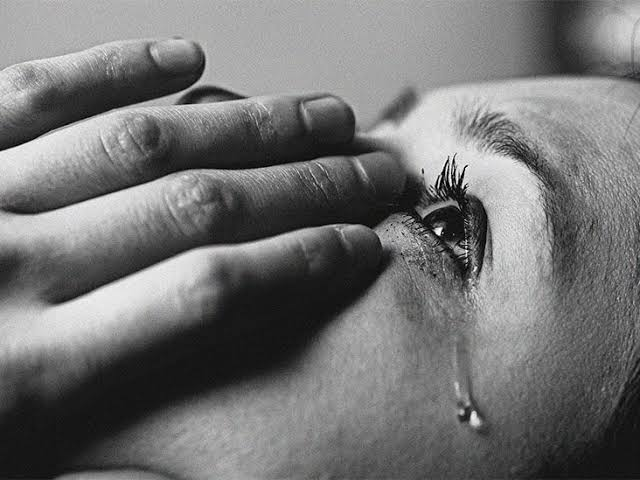
#> input picture Human Face/Facial_Biometric/Images/eye1.jpeg, 640 x 480 px, found by its file name
$ python image_zooming.py
#> lines starting #> are read from the running program, lines starting #| are printed output that depends on the picture
# Importing Image class from PIL module
from PIL import Image

# Opens a image in RGB mode
im = Image.open(r"E:\\CODING PLAYGROUND\\CODE\\Deep Leaning\\Human Face\\Gallery\\eye1.jpeg")
#> im is the input picture: PIL image 640x480 RGB; mean R, G, B 114.7, 114.7, 114.7

# Size of the image in pixels (size of original image)
# (This is not mandatory)
width, height = im.size
#> width = 640; height = 480

# Setting the points for cropped image

# Cropped image of above dimension
# (It will not change original image)

im = im.resize((height*2, width*2))
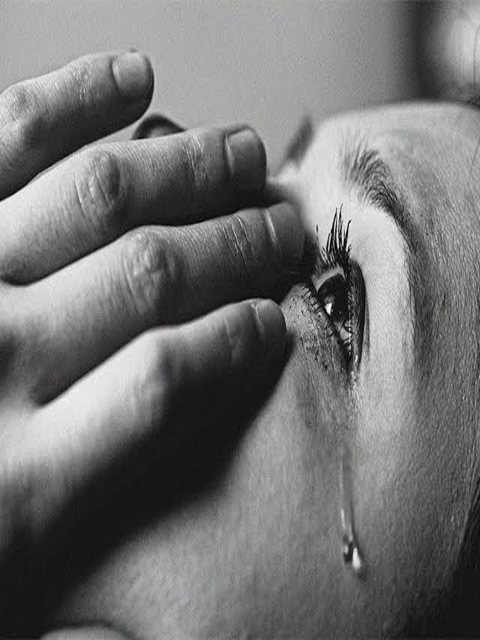
#> im: PIL image 960x1280 RGB (shown at 1/2 size); mean R, G, B 114.7, 114.7, 114.7
# Shows the image in image viewer
im.save("eye3.jpeg")
im.show()

$ run again, with Human Face/Facial_Biometric/Images/1.jpeg copied over Human Face/Facial_Biometric/Images/eye1.jpeg
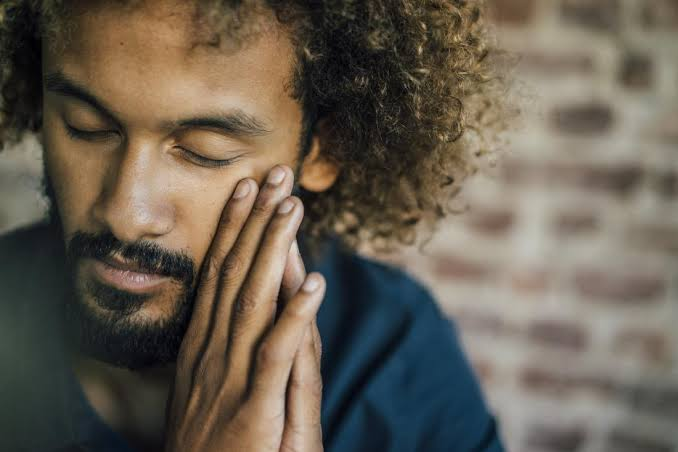
#> input picture Human Face/Facial_Biometric/Images/1.jpeg, 678 x 452 px, found by its file name
#> im is the input picture: PIL image 678x452 RGB; mean R, G, B 103.5, 94.4, 81.3
#> `im = im.resize((height*2, width*2))`:
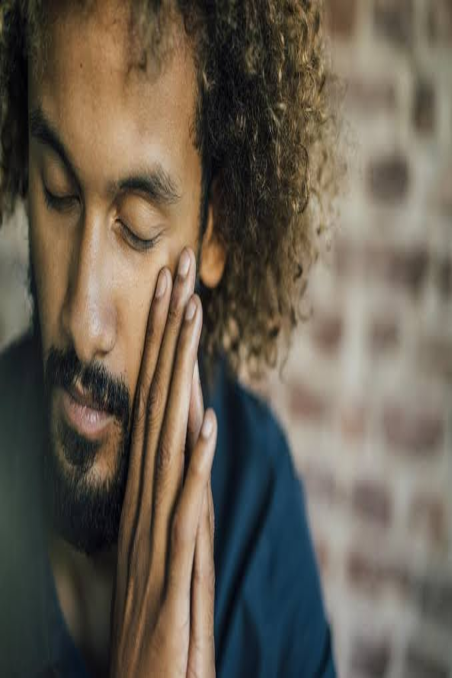
#> im: PIL image 904x1356 RGB (shown at 1/2 size); mean R, G, B 103.5, 94.4, 81.3

$ run again, with Human Face/Facial_Biometric/Images/2.jpeg copied over Human Face/Facial_Biometric/Images/eye1.jpeg
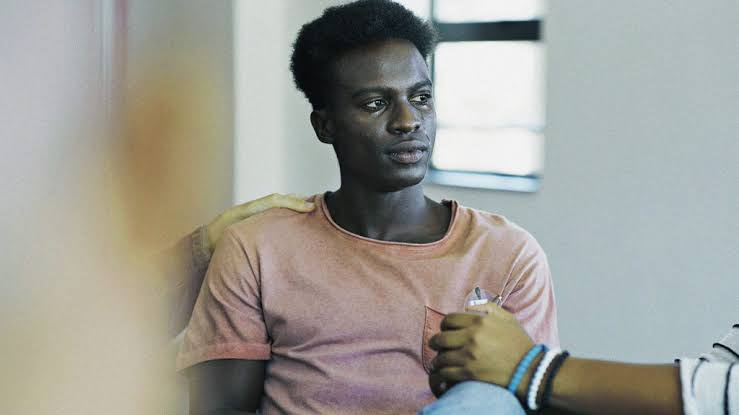
#> input picture Human Face/Facial_Biometric/Images/2.jpeg, 739 x 415 px, found by its file name
#> im is the input picture: PIL image 739x415 RGB; mean R, G, B 158.3, 157.6, 150.8
#> `im = im.resize((height*2, width*2))`:
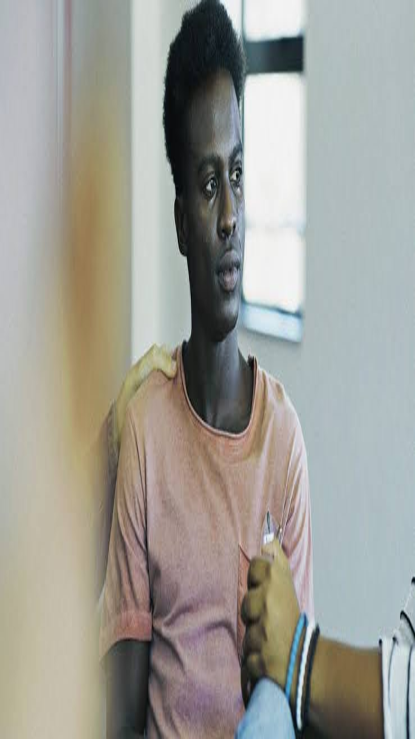
#> im: PIL image 830x1478 RGB (shown at 1/2 size); mean R, G, B 158.3, 157.6, 150.8
